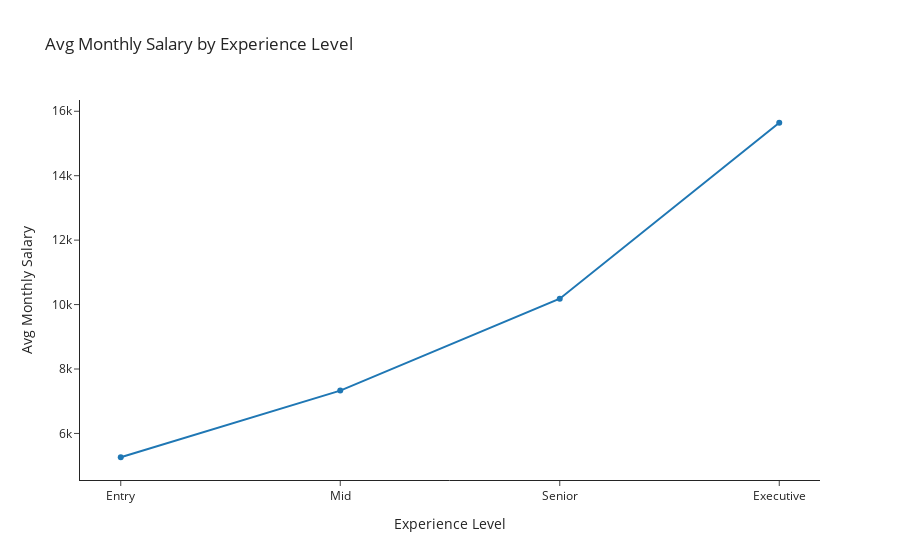

Notebook code cell kept with this figure:
### Code cell
# experience_level and monthly_salary
fig = px.line(df.groupby('experience_level')['monthly_salary'].mean().reset_index().iloc[[0, 2, 3, 1]], x='experience_level', y='monthly_salary',
              title='Avg Monthly Salary by Experience Level', template='simple_white', markers=True,
              labels={'experience_level': 'Experience Level', 'monthly_salary': 'Avg Monthly Salary'})
fig.show()

### Figure 1 — Plotly figure (JSON) as saved in the notebook; plotly's stock layout.template omitted (floating-point values rounded to 4 significant figures)
{"data": [{"hovertemplate": "Experience Level=%{x}<br>Avg Monthly Salary=%{y}<extra></extra>", "legendgroup": "", "line": {"color": "#1F77B4", "dash": "solid"}, "marker": {"symbol": "circle"}, "mode": "markers+lines", "name": "", "orientation": "v", "showlegend": false, "type": "scatter", "x": ["Entry", "Mid", "Senior", "Executive"], "xaxis": "x", "y": [5261.0, 7330.0, 10180.0, 15640.0], "yaxis": "y"}], "layout": {"legend": {"tracegroupgap": 0}, "title": {"text": "Avg Monthly Salary by Experience Level"}, "xaxis": {"anchor": "y", "domain": [0, 1], "title": {"text": "Experience Level"}}, "yaxis": {"anchor": "x", "domain": [0, 1], "title": {"text": "Avg Monthly Salary"}}}}
